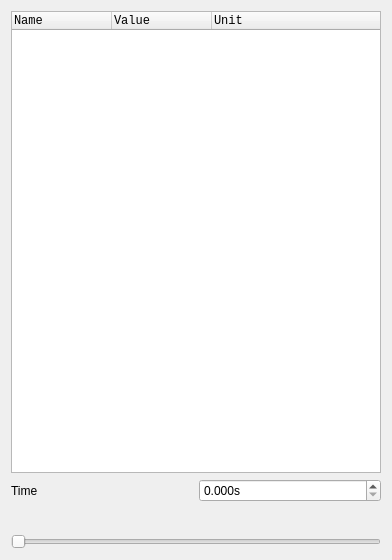
<?xml version="1.0" encoding="UTF-8"?>
<ui version="4.0">
 <class>NumericDisplay</class>
 <widget class="QWidget" name="NumericDisplay">
  <property name="geometry">
   <rect>
    <x>0</x>
    <y>0</y>
    <width>392</width>
    <height>560</height>
   </rect>
  </property>
  <property name="windowTitle">
   <string>Form</string>
  </property>
  <layout class="QVBoxLayout" name="verticalLayout">
   <item>
    <widget class="NumericTreeWidget" name="channels">
     <property name="font">
      <font>
       <family>Lucida Console</family>
      </font>
     </property>
     <property name="dragDropMode">
      <enum>QAbstractItemView::InternalMove</enum>
     </property>
     <property name="alternatingRowColors">
      <bool>true</bool>
     </property>
     <property name="columnCount">
      <number>3</number>
     </property>
     <column>
      <property name="text">
       <string>Name</string>
      </property>
     </column>
     <column>
      <property name="text">
       <string>Value</string>
      </property>
     </column>
     <column>
      <property name="text">
       <string>Unit</string>
      </property>
     </column>
    </widget>
   </item>
   <item>
    <layout class="QHBoxLayout" name="horizontalLayout">
     <item>
      <widget class="QLabel" name="label">
       <property name="text">
        <string>Time</string>
       </property>
      </widget>
     </item>
     <item>
      <widget class="QDoubleSpinBox" name="timestamp">
       <property name="suffix">
        <string>s</string>
       </property>
       <property name="decimals">
        <number>3</number>
       </property>
       <property name="singleStep">
        <double>0.001000000000000</double>
       </property>
      </widget>
     </item>
    </layout>
   </item>
   <item>
    <layout class="QHBoxLayout" name="horizontalLayout_2">
     <item>
      <widget class="QLabel" name="min_t">
       <property name="text">
        <string/>
       </property>
      </widget>
     </item>
     <item>
      <spacer name="horizontalSpacer">
       <property name="orientation">
        <enum>Qt::Horizontal</enum>
       </property>
       <property name="sizeHint" stdset="0">
        <size>
         <width>40</width>
         <height>20</height>
        </size>
       </property>
      </spacer>
     </item>
     <item>
      <widget class="QLabel" name="max_t">
       <property name="text">
        <string/>
       </property>
      </widget>
     </item>
    </layout>
   </item>
   <item>
    <widget class="QSlider" name="timestamp_slider">
     <property name="maximum">
      <number>9999</number>
     </property>
     <property name="orientation">
      <enum>Qt::Horizontal</enum>
     </property>
     <property name="invertedAppearance">
      <bool>false</bool>
     </property>
     <property name="invertedControls">
      <bool>false</bool>
     </property>
     <property name="tickPosition">
      <enum>QSlider::NoTicks</enum>
     </property>
     <property name="tickInterval">
      <number>1</number>
     </property>
    </widget>
   </item>
  </layout>
 </widget>
 <customwidgets>
  <customwidget>
   <class>NumericTreeWidget</class>
   <extends>QTreeWidget</extends>
   <header>asammdf/gui/widgets/tree_numeric.h</header>
  </customwidget>
 </customwidgets>
 <resources/>
 <connections/>
</ui>
